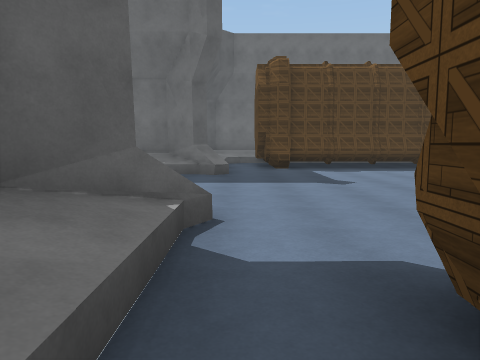
View 1 (above)

24 first-person views from a walk through a scene from a Unity 3-D project. The camera is 1.5 m above the floor, tilts 6° down and sees 70° across. The floor is counted in squares, 2 m on a side. Each view is taken from the middle of a square. On the plan, view 1 faces up. The plan holds only what a view shows up to about 11 squares ahead; the rest is blank. The place goes on beyond the plan. The player is left out. Some surface patterns are stand-ins.

View 2
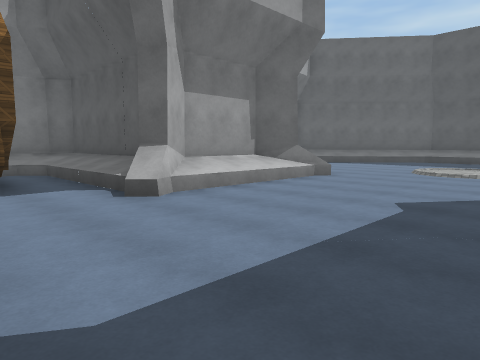

View 3
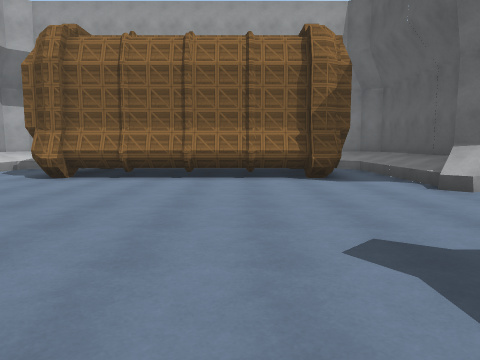

View 4
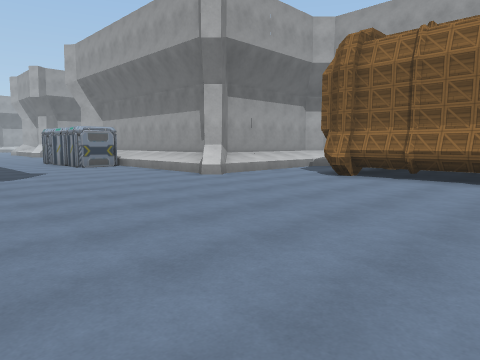

View 5
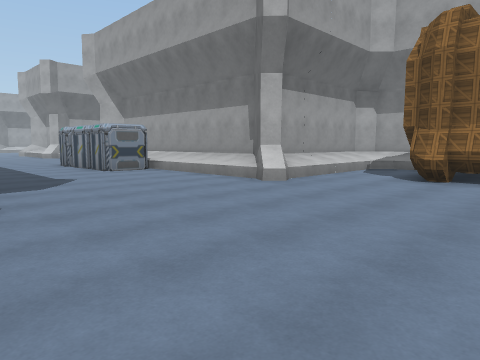

View 6
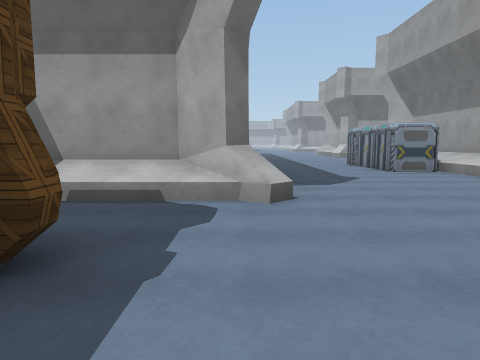

View 7
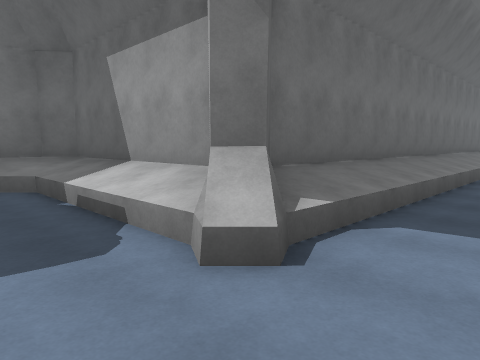

View 8
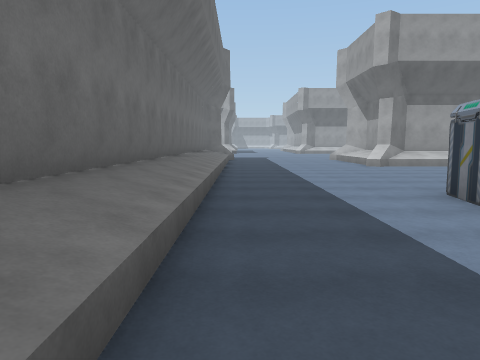

View 9
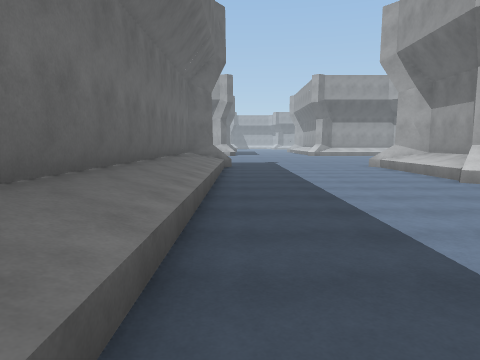

View 10
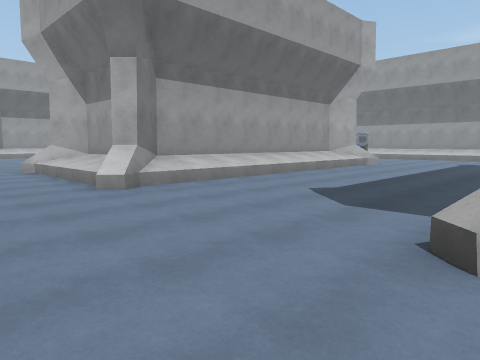

View 11
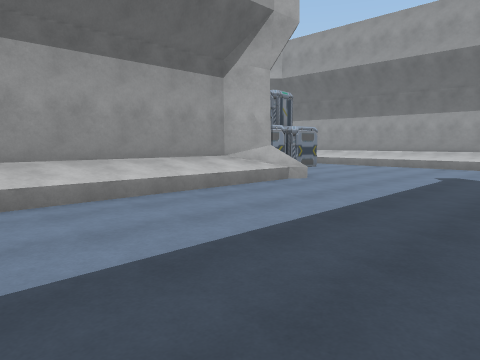

View 12
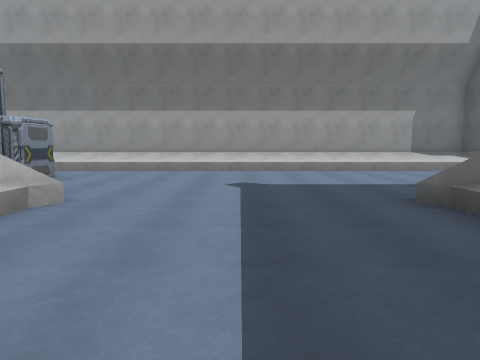

View 13
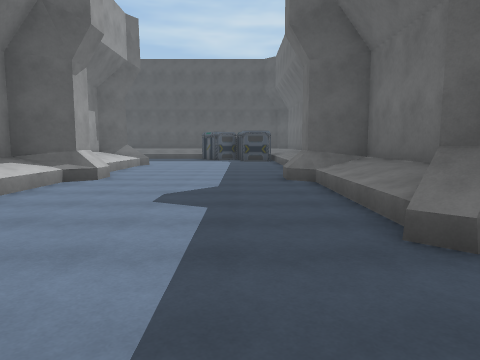

View 14
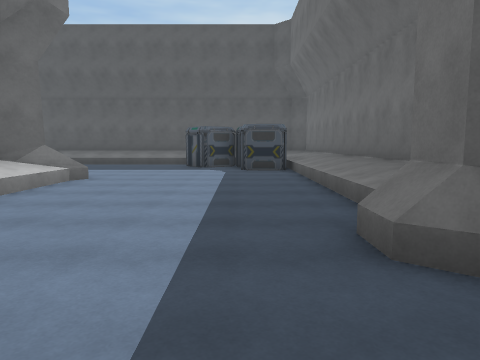

View 15
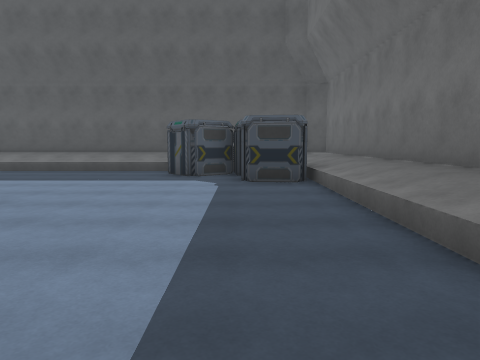

View 16
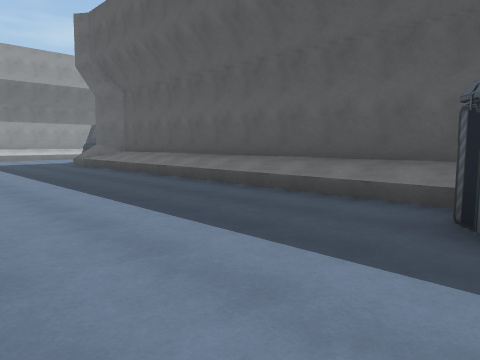

View 17
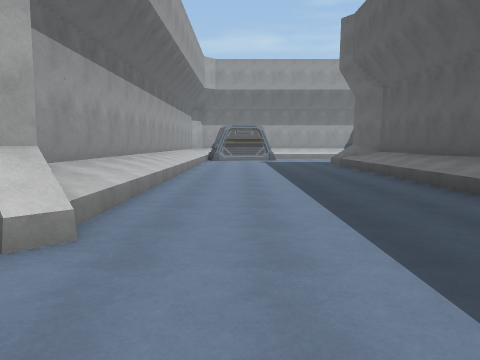

View 18
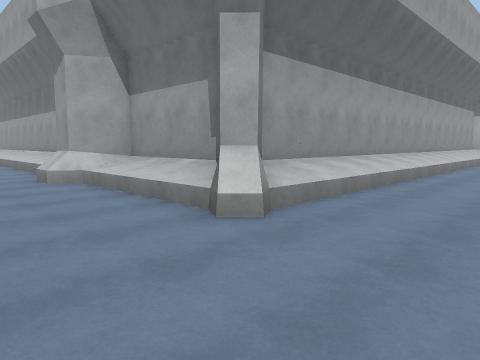

View 19
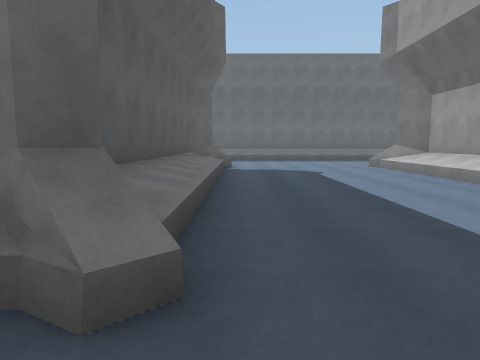

View 20
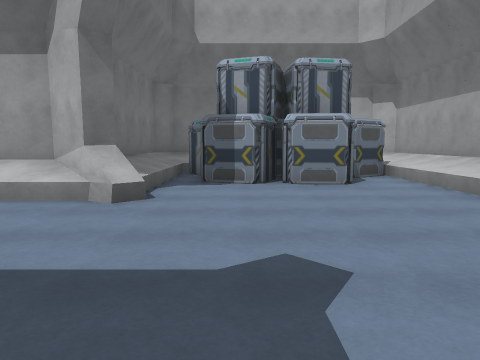

View 21
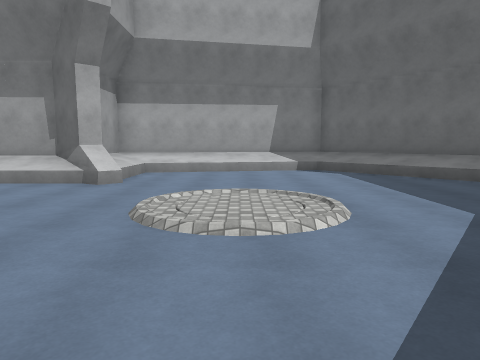

View 22
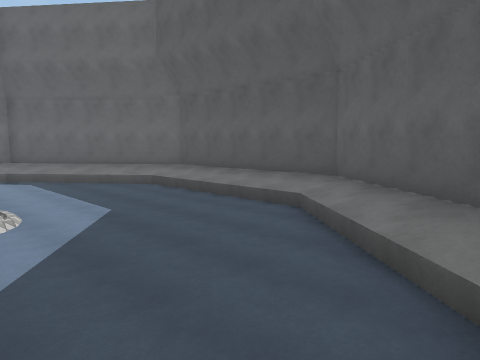

View 23
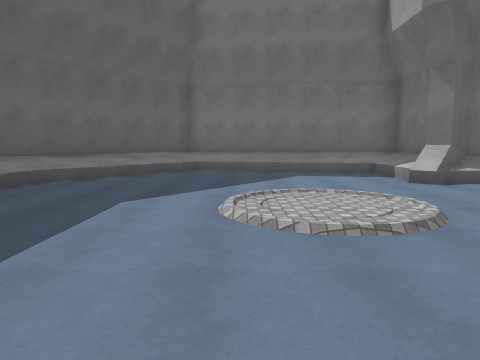

View 24
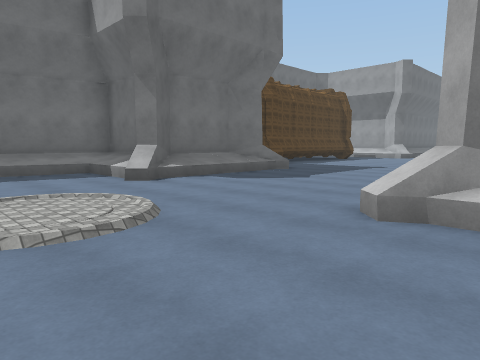

### Floor plan
Key: @ floor where view 1 was taken; # wall or solid block; x gap in a wall; . floor; / step, stairs or slope; ^ raised ledge; B box.
Columns run from 14 left of view 1 to 29 right of it. Each row starts with its distance up from view 1.
 13    ####^^              ./#
 12   ^//////##            ./#
 11  ^//....//#   .#######../#
 10 ^#/....../### ........../##################
  9 #/.......##/##..........##////////////////#x
  8 #/..........................................
  7 #/...///....................................
  6 #/..././....................................
  5 #/...///.....................####...........
  4 #/..........................BBB B...........
  3 #/.......#///#..........#//////  #.....#///#
  2  #/......#####..........##########.....#####
  1  ^//....//###/.#######../#      #/...../#
  0   ^//////## #/@#      ../#      #/...../#
 -1    ####^^   #/.       ../#      #/...../#
 -2             #//       ///#      #/...../#
 -3             ###        #        #/...../#
 -4                                 #/...../#
 -5                  ##########  ####/...../####
 -6                  #//////////##//##.....##///
 -7                  #/B B....../#............#B
 -8                  #/###...................#B
 -9                  #/ B....................BB
-10                  #/......................#B
-11                  #/.........#/............B
-12                  #/.....#///##//////////////
-13                  #/.....####################
-14                  #/...../#
-15                  #/...../#
-16                  #/...../#
-17                  #/...../#
-18                  #/...../#
-19                  #/...../#
-20                  #/...../#

Where each view was taken, in squares from view 1:
view 1: 0 up, 0 right, facing up
view 2: 8 up, 2 right, facing down-left
view 3: 9 up, 3 right, facing down
view 4: 9 up, 3 right, facing down-right
view 5: 9 up, 5 right, facing down-right
view 6: 9 up, 5 right, facing right
view 7: 7 up, 8 right, facing up-right
view 8: 8 up, 13 right, facing right
view 9: 8 up, 18 right, facing right
view 10: 6 up, 19 right, facing down-right
view 11: 0 up, 20 right, facing down-right
view 12: 2 down, 22 right, facing down
view 13: 8 down, 22 right, facing left
view 14: 8 down, 17 right, facing left
view 15: 8 down, 14 right, facing left
view 16: 9 down, 9 right, facing down-left
view 17: 9 down, 8 right, facing down
view 18: 9 down, 7 right, facing down-right
view 19: 8 down, 20 right, facing up
view 20: 8 down, 20 right, facing right
view 21: 10 up, 8 left, facing down
view 22: 12 up, 8 left, facing down-left
view 23: 2 up, 9 left, facing up
view 24: 2 up, 9 left, facing up-right
